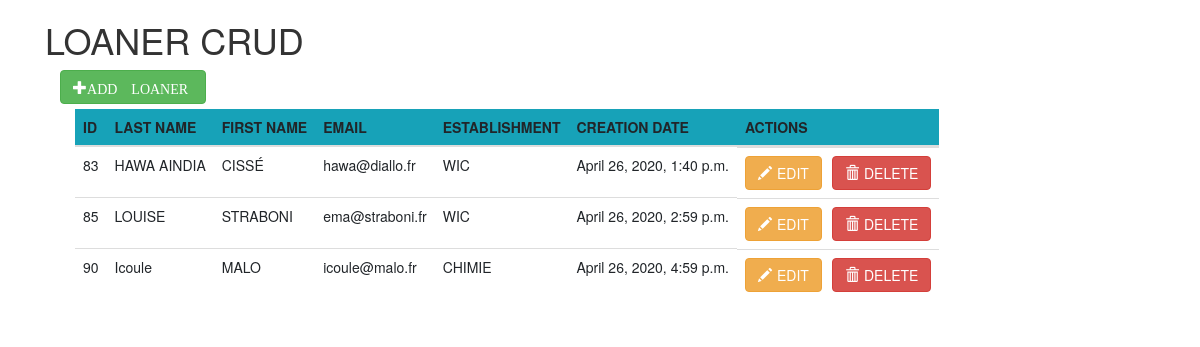
Page /LoanerView on the earlier database version.
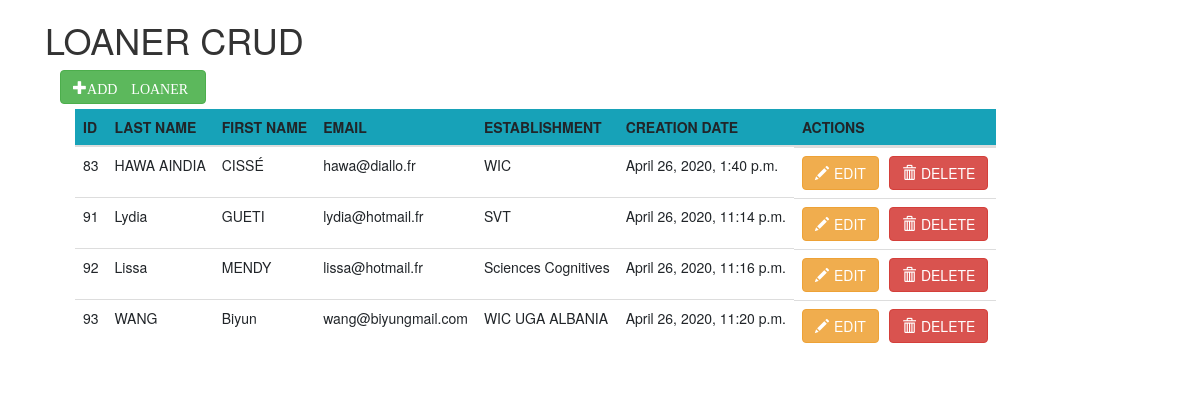
Same page on the later database version.
### siteWeb/models.py (models this page shows, shortened)
class Loaner(models.Model):
    last_name = models.CharField(max_length=255)
    first_name = models.CharField(max_length=255)
    email = models.EmailField(max_length=255, unique=True)
    establishment = models.CharField(max_length=250)
    creation_date = models.DateTimeField(auto_now_add=True)

### siteWeb/crudAjaxLoanerViews.py (the view)
# urls.py: path('LoanerView', LoanerView.as_view(), name='LoanerView'),
class LoanerView(TemplateView):
    template_name = 'siteWeb/loaner/ajaxCrudLoaner.html'
    def get_context_data(self, **kwargs):
        context = super().get_context_data(**kwargs)
        context['loaners'] = Loaner.objects.all()
        return context

### siteWeb/templates/siteWeb/loaner/ajaxCrudLoaner.html (shortened to what this page needs)
{% extends 'siteWeb/loaner/base.html' %}
{% load static %}
{% block content %}
<div class="container">
    <h1>LOANER CRUD</h1>
    <div class="container">
        <button class="btn btn-success offset-12"  data-toggle="modal" data-target="#addLoanerModal">
            <span class="glyphicon glyphicon-plus mr-2">ADD LOANER</span>
        </button>
        <table id="loanerTable" class="table container-fluid table-responsive mt-2">
            <thead class="bg-info">
                <th scope="row">ID</th>
                <th scope="col">LAST NAME</th>
                <th scope="col">FIRST NAME</th>
                <th scope="col">EMAIL</th>
                <th scope="col">ESTABLISHMENT</th>
                <th scope="col">CREATION DATE</th>
                <th scope="col">ACTIONS</th>
            </thead>
            {% for loaner in loaners %}
            <tr id="loaner-{{loaner.id}}">
                <td>{{loaner.id}}</td>
                <td class="loanerLast_name loanerData" name="last_name">{{loaner.last_name}}</td>
                <td class="loanerFirst_name loanerData" name="first_name">{{loaner.first_name}}</td>
                <td class="loanerEmail loanerData" name="email">{{loaner.email}}</td>
                <td class="loanerEstablishment loanerData" name="establishment">{{loaner.establishment}}</td>
                <td class="loanerCreation_date loanerData" name="creation_date">{{loaner.creation_date}}</td>
                <td class="d-flex">
                    <button class="btn btn-warning mr-2" onClick="editLoaner({{loaner.id}})" data-toggle="modal" data-target="#myModal">
                        <span class="glyphicon glyphicon-pencil mr-2"></span>EDIT
                    </button>
                    <button class="btn btn-danger ml-2" onClick="deleteLoaner({{loaner.id}})">
                        <span class="glyphicon glyphicon-trash mr-2"></span>DELETE
                    </button>
                </td>
            </tr>
            {% endfor %}
        </table>
    </div>
</div>
{% endblock %}

Differences in the rows shown:
removed Loaner: id "85", last_name "LOUISE", first_name "STRABONI", email "ema@straboni.fr", establishment "WIC", creation_date "April 26, 2020, 2:59 p.m."
removed Loaner: id "90", last_name "Icoule", first_name "MALO", email "icoule@malo.fr", establishment "CHIMIE", creation_date "April 26, 2020, 4:59 p.m."
added Loaner: id "91", last_name "Lydia", first_name "GUETI", email "lydia@hotmail.fr", establishment "SVT", creation_date "April 26, 2020, 11:14 p.m."
added Loaner: id "92", last_name "Lissa", first_name "MENDY", email "lissa@hotmail.fr", establishment "Sciences Cognitives", creation_date "April 26, 2020, 11:16 p.m."
added Loaner: id "93", last_name "WANG", first_name "Biyun", email "wang@biyungmail.com", establishment "WIC UGA ALBANIA", creation_date "April 26, 2020, 11:20 p.m."
